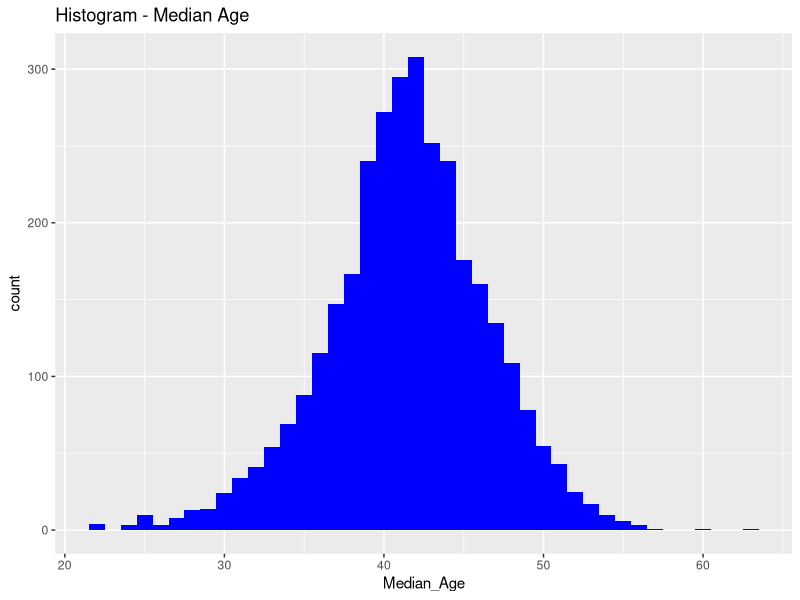
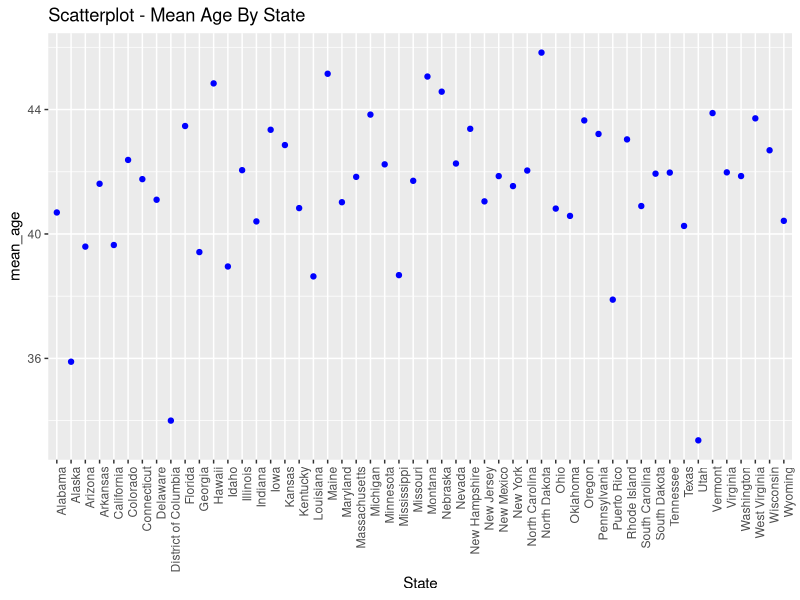
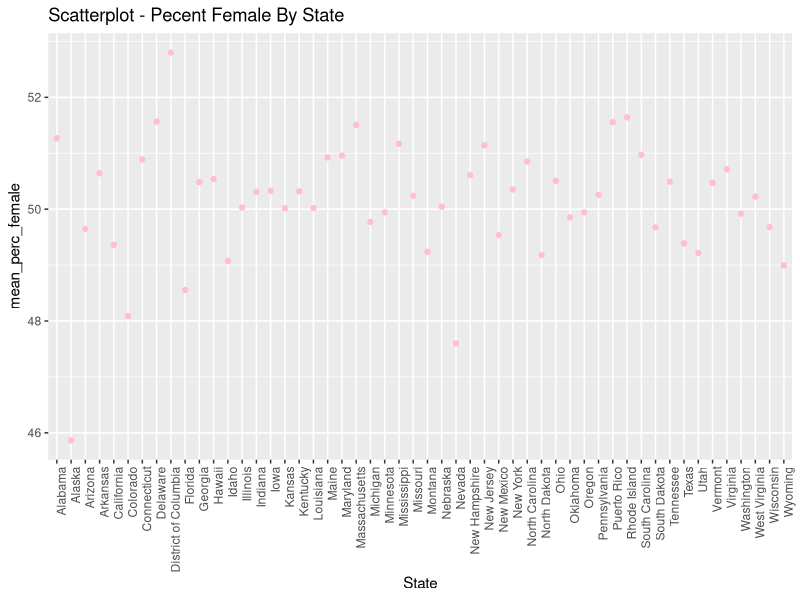
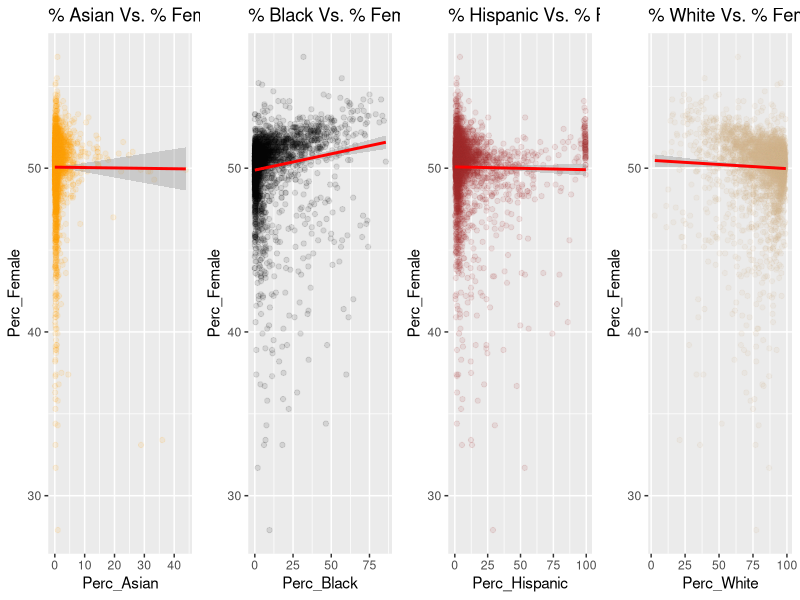

These charts were generated, in order, by the following R code:
## ---- chunk 1
library(ggplot2)
library(dplyr)
library(tidyr)
library(knitr)
library(gridExtra)
## ---- chunk 2
knitr::opts_chunk$set(echo=FALSE, warning=FALSE, message=FALSE)
## ---- chunk 3
county_statistics <- read.csv('County_Statistics.csv', 
                              header = T, 
                              row.names = 1, 
                              check.names = F)
## ---- chunk 4
names(county_statistics)
## ---- chunk 5
ggplot(data = county_statistics,
       aes(x = Median_Age)) +
  geom_histogram(binwidth = 1,
                 fill =  'blue') +
  ggtitle('Histogram - Median Age')
## ---- chunk 6
statistics_by_state <- group_by(county_statistics, 
                                State)
age_mp_by_state <- summarise(statistics_by_state, 
                             mean_age = mean(Median_Age))

ggplot(data = age_mp_by_state,
       aes(x = State, 
           y = mean_age)) +
  geom_point(stat = 'summary',
             fun.y = "mean",
             colour = 'blue') +
  theme(axis.text.x = element_text(angle = 90, hjust = 1)) +
  ggtitle('Scatterplot - Mean Age By State')
## ---- chunk 7
ratio_mp_by_state <- summarise(statistics_by_state, 
                                    mean_perc_female = mean(Perc_Female))

ggplot(data = ratio_mp_by_state,
       aes(x = State,
           y = mean_perc_female)) +
  geom_point(stat = 'summary',
             fun.y = "mean",
             colour = 'pink') +
  theme(axis.text.x = element_text(angle = 90, hjust = 1)) +
  ggtitle('Scatterplot - Pecent Female By State')
## ---- chunk 8
gender_asian_plot <- ggplot(data = county_statistics,
                            aes(x = Perc_Asian,
                                y = Perc_Female)) +
  geom_point(alpha = .1,
             color = 'orange') +
  geom_smooth(method = 'lm',
              color = 'red') +
  ggtitle("% Asian Vs. % Female")

gender_black_plot <- ggplot(data = county_statistics, 
                            aes(x = Perc_Black, 
                                y = Perc_Female)) +
  geom_point(alpha = .1,
             color = 'black') +
  geom_smooth(method = 'lm',
              color = 'red') +
  ggtitle("% Black Vs. % Female")

gender_hispanic_plot <- ggplot(data = county_statistics,
                               aes(x = Perc_Hispanic,
                                   y = Perc_Female)) +
  geom_point(alpha = .1,
             color = 'brown') +
  geom_smooth(method = 'lm',
              color = 'red') +
  ggtitle("% Hispanic Vs. % Female")

gender_white_plot <- ggplot(data = county_statistics,
                            aes(x = Perc_White, 
                                y = Perc_Female)) +
  geom_point(alpha = .1,
             color = 'tan') +
  geom_smooth(method = 'lm',
              color = 'red') +
  ggtitle("% White Vs. % Female")

grid.arrange(gender_asian_plot, 
             gender_black_plot, 
             gender_hispanic_plot, 
             gender_white_plot,
             ncol = 4)
